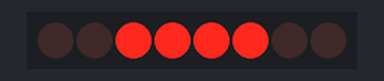
Recording of a sketch running on a simulated Arduino Uno, built with avr-gcc and run on an emulated ATmega328P. Parts: 8 shift-register outputs drawn as a row of LEDs (first output left, lit = HIGH). Wiring (inferred from the names in the program): shift register (74HC595): data pin 3; shift clock pin 2; latch pin 4. Wiring (inferred from the signals the program sends): row of LEDs: on Q0, Q1, Q2, Q3, Q4, Q5, Q6, Q7.

Above: at 0.5 s.
At 3.5 s:
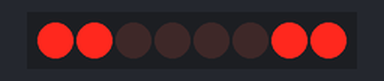
Timing chart, 0 to 4.6 s (numbered marks = the images above):
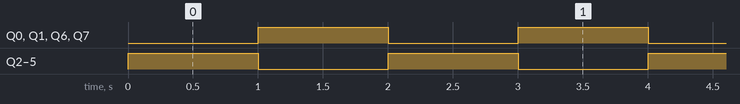

Measured:
- by itself, Q0–7: alternates HIGH for 1.0 s and LOW for 1.0 s

The sketch:

74hc595.ino
```cpp
#define clk     2  //Definindo o pino clock do 74HC585
#define data    3  //Definindo o pino data  do 74HC585
#define letch   4  //Definindo o pino letch do 74HC585

void setup() {
  pinMode(clk,   OUTPUT);  // |
  pinMode(letch, OUTPUT);  // | Definindo pinos de saida
  pinMode(data,  OUTPUT);  // |
}

void loop() {
    shiftOut(data, clk, LSBFIRST, 0x3C);
    attShift();
    shiftOut(data, clk, LSBFIRST, 0xC3);
    attShift();
}

void attShift() {
  digitalWrite(letch, LOW);   // |
  digitalWrite(letch, HIGH);  // | Atualizando dados
  digitalWrite(letch, LOW);   // |
  delay(1000);
  return 0;
}
```
